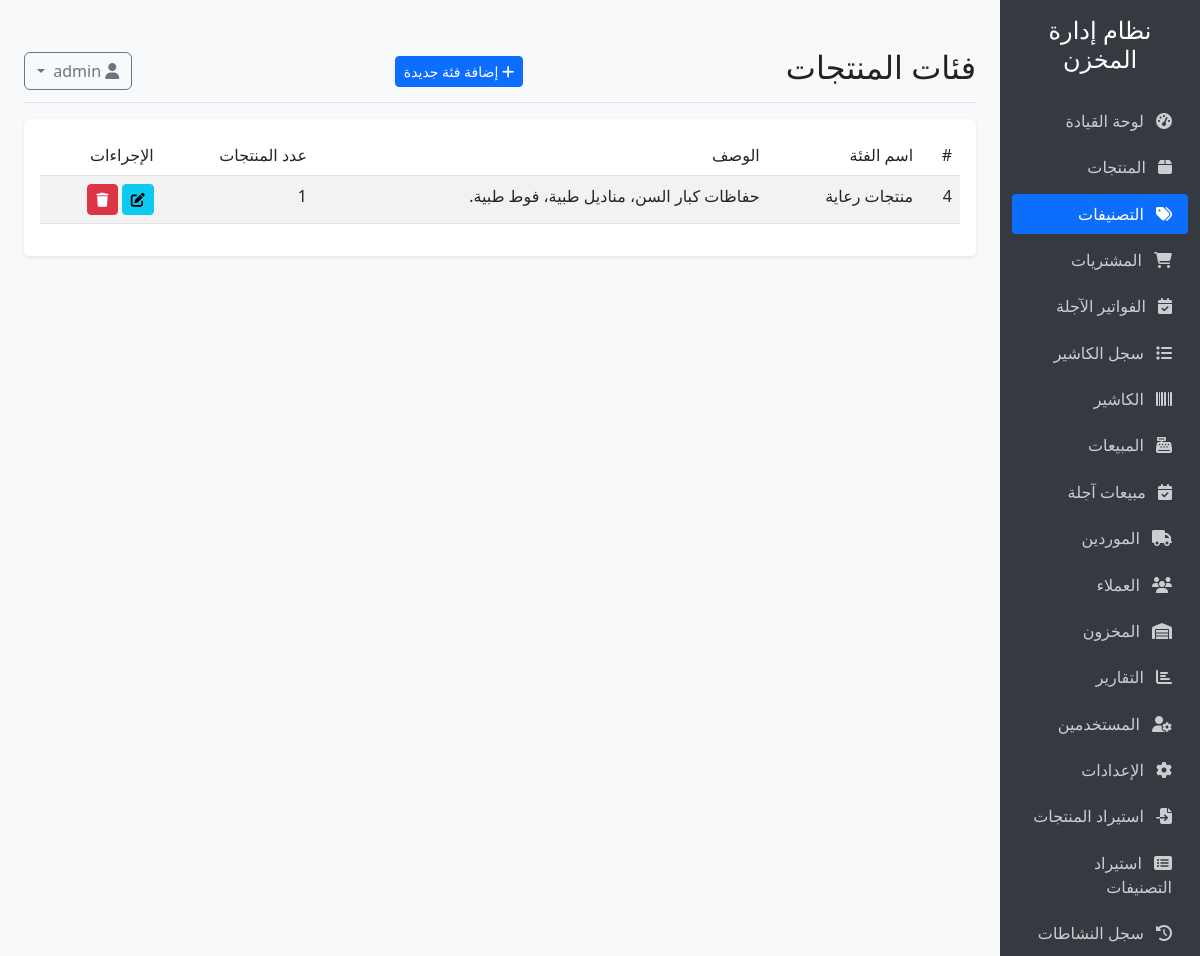
Page /categories (signed in) on the committed database.
### models.py (models this page shows, shortened)
class Setting(db.Model):
    __tablename__ = 'settings'
    id = db.Column(db.Integer, primary_key=True)
    key = db.Column(db.String(50), unique=True, nullable=False)
    value = db.Column(db.Text, nullable=True)

class Category(db.Model):
    __tablename__ = 'categories'
    id = db.Column(db.Integer, primary_key=True)
    name = db.Column(db.String(100), nullable=False)
    description = db.Column(db.Text, nullable=True)
    notes = db.Column(db.Text, nullable=True)
    products = db.relationship('Product', backref='category', lazy=True)

### app.py (the view)
@app.route('/categories')
@login_required
def categories():
    categories = Category.query.all()
    form = CategoryForm()
    return render_template('categories/index.html', categories=categories, form=form)

### app.py (called while the page is built)
@login_manager.user_loader
def load_user(user_id):
    return User.query.get(int(user_id))

@app.context_processor
def inject_settings():
    from models import Setting
    settings = {s.key: s.value for s in Setting.query.all()}
    return dict(settings=settings)

### templates/categories/index.html (shortened to what this page needs)
{% extends "base.html" %}
{% block header %}فئات المنتجات{% endblock %}
{% block header_buttons %}
{% if current_user.role == 'admin' %}
<button type="button" class="btn btn-sm btn-primary" data-bs-toggle="modal" data-bs-target="#addCategoryModal">
    <i class="fas fa-plus"></i> إضافة فئة جديدة
</button>
{% endif %}
{% endblock %}
{% block content %}
<div class="card">
    <div class="card-body">
        <div class="table-responsive">
            <table class="table table-striped table-hover">
                <thead>
                    <tr>
                        <th>#</th>
                        <th>اسم الفئة</th>
                        <th>الوصف</th>
                        <th>عدد المنتجات</th>
                        <th>الإجراءات</th>
                    </tr>
                </thead>
                <tbody>
                    {% for category in categories %}
                    <tr>
                        <td>{{ category.id }}</td>
                        <td>{{ category.name }}</td>
                        <td>{{ category.description }}</td>
                        <td>{{ category.products|length }}</td>
                        <td>
                            {% if current_user.role == 'admin' %}
                            <button type="button" class="btn btn-sm btn-info" data-bs-toggle="modal" data-bs-target="#editCategoryModal{{ category.id }}">
                                <i class="fas fa-edit"></i>
                            </button>
                            <button type="button" class="btn btn-sm btn-danger" data-bs-toggle="modal" data-bs-target="#deleteCategoryModal{{ category.id }}">
                                <i class="fas fa-trash"></i>
                            </button>
                            {% endif %}
                        </td>
                    </tr>
                    {% endfor %}
                </tbody>
            </table>
        </div>
    </div>
</div>
{% endblock %}

### templates/base.html (shortened to what this page needs)
<!DOCTYPE html>
<html lang="ar" dir="rtl">
<head>
    <link rel="stylesheet" href="https://cdn.jsdelivr.net/npm/bootstrap@5.3.0/dist/css/bootstrap.rtl.min.css">
    <link rel="stylesheet" href="https://cdnjs.cloudflare.com/ajax/libs/font-awesome/6.4.0/css/all.min.css">
    <link id="theme-style" rel="stylesheet" href="{{ url_for('static', filename='css/' + (settings.get('theme', 'light') if settings else 'light') + '.css') }}">
</head>
<body>
    <div class="container-fluid">
        <div class="row">
            <div class="col-md-3 col-lg-2 d-md-block sidebar collapse">
                <div class="position-sticky pt-3">
                    <div class="text-center mb-4">
                        <h4>{{ settings['store_name'] }}</h4>
                    </div>
                                        <ul class="nav flex-column">
                        <li class="nav-item">
                            <a class="nav-link {% if request.path == url_for('index') %}active{% endif %}" href="{{ url_for('index') }}">
                                <i class="fas fa-tachometer-alt"></i> لوحة القيادة
                            </a>
                        </li>
                        <li class="nav-item">
                            <a class="nav-link {% if request.path.startswith(url_for('products')) %}active{% endif %}" href="{{ url_for('products') }}">
                                <i class="fas fa-box"></i> المنتجات
                            </a>
                        </li>
                        <li class="nav-item">
                            <a class="nav-link {% if request.path.startswith(url_for('categories')) %}active{% endif %}" href="{{ url_for('categories') }}">
                                <i class="fas fa-tags"></i> التصنيفات
                            </a>
                        </li>
                        {% if current_user.role == 'admin' %}
                        <li class="nav-item">
                            {% set purchases_path = url_for('purchases') %}
                            {% set purchases_due_path = url_for('purchases_due') %}
                            <a class="nav-link {% if request.path.startswith(purchases_path) and not request.path.startswith(purchases_due_path) %}active{% endif %}" href="{{ purchases_path }}">
                                <i class="fas fa-shopping-cart"></i> المشتريات
                            </a>
                        </li>
                        <li class="nav-item">
                            <a class="nav-link {% if request.path.startswith(url_for('purchases_due')) %}active{% endif %}" href="{{ url_for('purchases_due') }}">
                                <i class="fas fa-calendar-check"></i> الفواتير الآجلة
                            </a>
                        </li>
                        <li class="nav-item">
                            <a class="nav-link {% if request.path.startswith(url_for('cashier_logs')) %}active{% endif %}" href="{{ url_for('cashier_logs') }}">
                                <i class="fas fa-list"></i> سجل الكاشير
                            </a>
                        </li>
                        {% endif %}
                        {% if current_user.role in ['cashier', 'admin'] %}
                        <li class="nav-item">
                            <a class="nav-link {% if request.path.startswith(url_for('cashier_pos')) %}active{% endif %}" href="{{ url_for('cashier_pos') }}">
                                <i class="fas fa-barcode"></i> الكاشير
                            </a>
                        </li>
                        {% endif %}
                        <li class="nav-item">
                            {% set sales_path = url_for('sales') %}
                            {% set sales_due_path = url_for('sales_due') %}
                            <a class="nav-link {% if request.path.startswith(sales_path) and not request.path.startswith(sales_due_path) %}active{% endif %}" href="{{ sales_path }}">
                                <i class="fas fa-cash-register"></i> المبيعات
                            </a>
                        </li>
                        {% if current_user.role == 'admin' %}
                        <li class="nav-item">
                            <a class="nav-link {% if request.path.startswith(url_for('sales_due')) %}active{% endif %}" href="{{ url_for('sales_due') }}">
                                <i class="fas fa-calendar-check"></i> مبيعات آجلة
                            </a>
                        </li>
                        {% endif %}
                        <li class="nav-item">
                            <a class="nav-link {% if request.path.startswith(url_for('suppliers')) %}active{% endif %}" href="{{ url_for('suppliers') }}">
                                <i class="fas fa-truck"></i> الموردين
                            </a>
                        </li>
                        <li class="nav-item">
                            <a class="nav-link {% if request.path.startswith(url_for('customers')) %}active{% endif %}" href="{{ url_for('customers') }}">
                                <i class="fas fa-users"></i> العملاء
                            </a>
                        </li>
                        <li class="nav-item">
                            <a class="nav-link {% if request.path.startswith(url_for('inventory')) %}active{% endif %}" href="{{ url_for('inventory') }}">
                                <i class="fas fa-warehouse"></i> المخزون
                            </a>
                        </li>
                        <li class="nav-item">
                            <a class="nav-link {% if request.path.startswith(url_for('reports')) %}active{% endif %}" href="{{ url_for('reports') }}">
                                <i class="fas fa-chart-bar"></i> التقارير
                            </a>
                        </li>
                        {% if current_user.role == 'admin' %}
                        <li class="nav-item">
                            <a class="nav-link {% if request.path.startswith(url_for('users')) %}active{% endif %}" href="{{ url_for('users') }}">
                                <i class="fas fa-user-cog"></i> المستخدمين
                            </a>
                        </li>
                        <li class="nav-item">
                            <a class="nav-link {% if request.path.startswith(url_for('settings')) %}active{% endif %}" href="{{ url_for('settings') }}">
                                <i class="fas fa-cog"></i> الإعدادات
                            </a>
                        </li>
                        <li class="nav-item">
                            <a class="nav-link {% if request.path.startswith(url_for('catalog_import')) %}active{% endif %}" href="{{ url_for('catalog_import') }}">
                                <i class="fas fa-file-import"></i> استيراد المنتجات
                            </a>
                        </li>
                        <li class="nav-item">
                            <a class="nav-link {% if request.path.startswith(url_for('category_catalog_import')) %}active{% endif %}" href="{{ url_for('category_catalog_import') }}">
                                <i class="fas fa-list-alt"></i> استيراد التصنيفات
                            </a>
                        </li>
                        <li class="nav-item">
                            <a class="nav-link {% if request.path.startswith(url_for('activity')) %}active{% endif %}" href="{{ url_for('activity') }}">
                                <i class="fas fa-history"></i> سجل النشاطات
                            </a>
                        </li>
                        {% endif %}
                    </ul>
                </div>
            </div>
            <main class="col-md-9 ms-sm-auto col-lg-10 px-md-4 main-content">
                <div class="d-flex justify-content-between flex-wrap flex-md-nowrap align-items-center pt-3 pb-2 mb-3 border-bottom">
                    <h1 class="h2">{% block header %}{% endblock %}</h1>
                    <div>
                        {% block header_buttons %}{% endblock %}
                    </div>
                    <div class="btn-toolbar mb-2 mb-md-0">
                        <div class="dropdown">
                            <button class="btn btn-outline-secondary dropdown-toggle" type="button" id="userDropdown" data-bs-toggle="dropdown" aria-expanded="false">
                                <i class="fas fa-user"></i>
                            </button>
                        </div>
                    </div>
                </div>
                {% block content %}{% endblock %}
            </main>
        </div>
    </div>
</body>
</html>

### static/css/light.css (style rules this page uses)
body { background: #fff; color: #222; }
.card, .table { background: #fff; color: #222; }
.navbar, .sidebar { background: #f8f9fa; color: #222; }

### templates/base.html (style rules this page uses)
body { font-family: 'Segoe UI', Tahoma, Geneva, Verdana, sans-serif; background-color: #f8f9fa; }
.sidebar { min-height: 100vh; background-color: #343a40; color: #fff; }
.sidebar .nav-link { color: rgba(255, 255, 255, 0.75); padding: 0.5rem 1rem; margin: 0.2rem 0; border-radius: 0.25rem; }
.sidebar .nav-link.active { color: #fff; background-color: #0d6efd; }
.sidebar .nav-link i { margin-left: 0.5rem; }
.main-content { padding: 2rem; }
.card { margin-bottom: 1.5rem; border: none; box-shadow: 0 0.125rem 0.25rem rgba(0, 0, 0, 0.075); }
.table th { font-weight: 500; }

### rows in the picture
Setting: store_name "نظام إدارة المخزن"
Category: id "4", name "منتجات رعاية", description "حفاظات كبار السن، مناديل طبية، فوط طبية.", products|length "1"
